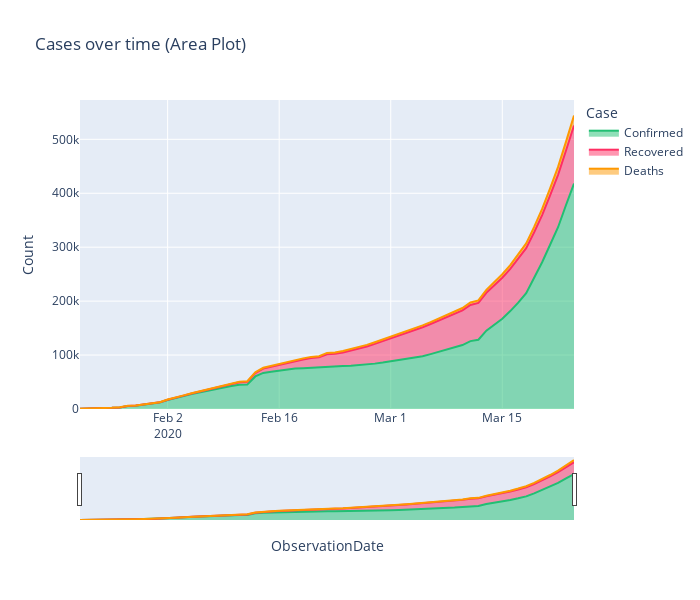

Source (notebook cell):
### Code cell
temp = df.groupby('ObservationDate')['Confirmed','Recovered', 'Deaths'].sum().reset_index()
temp = temp.melt(id_vars="ObservationDate", value_vars=['Confirmed','Recovered', 'Deaths'],
                 var_name='Case', value_name='Count')
temp.head()

fig = px.area(temp, x="ObservationDate", y="Count", color='Case', height=600, width=700,
             title='Cases over time (Area Plot)', color_discrete_sequence = [rec, dth, act])
fig.update_layout(xaxis_rangeslider_visible=True)
fig.show()
